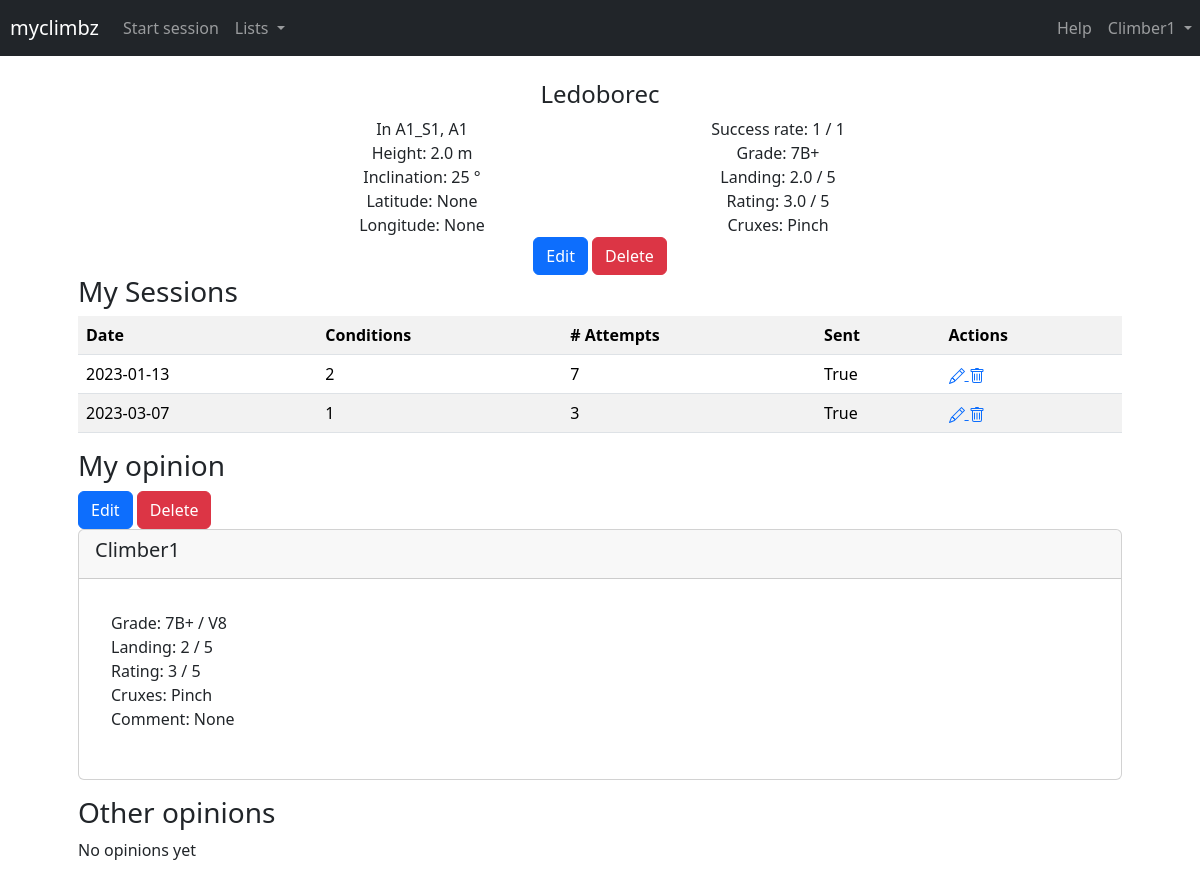
Before: /route/2 (signed in) with the older database file.
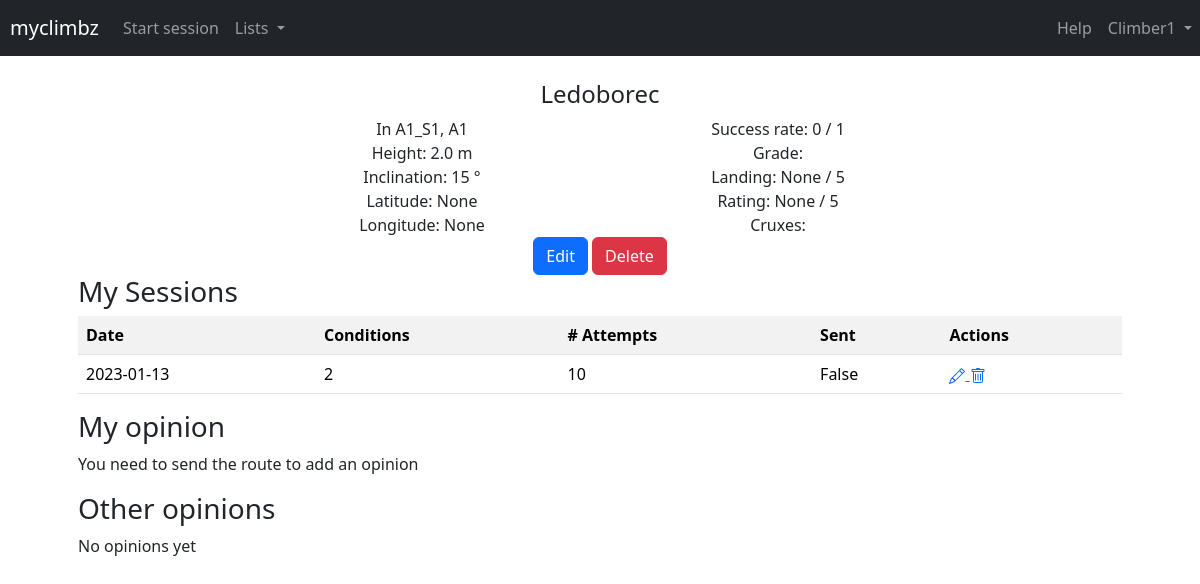
After: the same page with the newer database file.
### climbz/models/climber.py (models this page shows, shortened)
class Climber(db.Model, UserMixin):
    id = db.Column(db.Integer, primary_key=True)
    role = db.Column(db.Integer, nullable=False, default=0)
    email = db.Column(db.String(200), nullable=False, unique=True)
    password = db.Column(db.String(200), nullable=False)
    name = db.Column(db.String(200), nullable=False)
    birthdate = db.Column(db.Date, nullable=True)
    year_started_climbing = db.Column(db.Integer, nullable=True)
    weight = db.Column(db.Float, nullable=True)
    height = db.Column(db.Float, nullable=True)
    ape_index = db.Column(db.Float, nullable=True)
    grade_scale = db.Column(db.String(10), nullable=False, default="font")
    climbs = db.relationship("Climb", backref="climber", cascade="all, delete")
    sessions = db.relationship("Session", backref="climber", cascade="all, delete")
    opinions = db.relationship("Opinion", backref="climber", cascade="all, delete")
    routes = db.relationship("Route", backref="creator")
    sectors = db.relationship("Sector", backref="creator")
    areas = db.relationship("Area", backref="creator")
    projects = db.relationship(
        "Route",
        secondary=climber_projects,
        backref=db.backref("climbers", lazy="dynamic"),
    )

### climbz/models/route.py (models this page shows, shortened)
class Route(db.Model):
    id = db.Column(db.Integer, primary_key=True)
    name = db.Column(db.String(200), nullable=False)
    created_by = db.Column(db.Integer, db.ForeignKey("climber.id"), nullable=False)
    latitude = db.Column(db.Float)
    longitude = db.Column(db.Float)
    comment = db.Column(db.Text)
    link = db.Column(db.String(300))
    sit_start = db.Column(db.Boolean, nullable=False, default=False)
    height = db.Column(db.Float, db.CheckConstraint("height >= 0"))
    inclination = ConstrainedInteger("inclination", -50, 90)
    sector_id = db.Column(db.Integer, db.ForeignKey("sector.id"))
    climbs = db.relationship("Climb", backref="route", cascade="all, delete")
    opinions = db.relationship("Opinion", backref="route", cascade="all, delete")
    UniqueConstraint("name", "sector_id", name="unique_route_name_in_sector")
    @property
    def sent(self) -> bool:
        return any(
            climb.sent
            for climb in self.climbs
            if climb.session.climber_id == current_user.id
        )
    @property
    def n_sends(self) -> int:
        climbers = list()
        for climb in self.climbs:
            if climb.sent and climb.session.climber_id not in climbers:
                climbers.append(climb.session.climber_id)
        return len(climbers)
    @property
    def n_climbers(self) -> int:
        climbers = list()
        for climb in self.climbs:
            if climb.session.climber_id not in climbers:
                climbers.append(climb.session.climber_id)
        return len(climbers)
    @property
    def consensus_level(self) -> int:
        level_counts = Counter(op.grade.level for op in self.opinions)
        return level_counts.most_common(1)[0][0] if level_counts else None
    @property
    def consensus_grade(self) -> Grade:
        return Grade.query.filter_by(level=self.consensus_level).first()
    @property
    def consensus_grade_str(self) -> str:
        grade_scale = current_user.grade_scale
        return getattr(self.consensus_grade, grade_scale)
    @property
    def rating(self) -> float:
        ratings = [op.rating for op in self.opinions if op.rating is not None]
        return sum(ratings) / len(ratings) if ratings else None
    @property
    def landing(self) -> float:
        landings = [op.landing for op in self.opinions if op.landing is not None]
        return sum(landings) / len(landings) if landings else None
    @property
    def cruxes(self) -> list:
        crux_counts = Counter(crux.name for op in self.opinions for crux in op.cruxes)
        return [crux[0] for crux in crux_counts.most_common(3)]

### climbz/models/sector.py (models this page shows, shortened)
class Sector(db.Model):
    id = db.Column(db.Integer, primary_key=True)
    name = db.Column(db.String(200), nullable=False)
    created_by = db.Column(db.Integer, db.ForeignKey("climber.id"), nullable=False)
    area_id = db.Column(db.Integer, db.ForeignKey("area.id"))
    routes = db.relationship("Route", backref="sector", cascade="all, delete")
    comment = db.Column(db.Text)
    UniqueConstraint("name", "area_id", name="unique_sector_name_in_area")

### climbz/models/area.py (models this page shows, shortened)
class Area(db.Model):
    id = db.Column(db.Integer, primary_key=True)
    name = db.Column(db.String(100), nullable=False, unique=True)
    comment = db.Column(db.Text)
    link = db.Column(db.String(300))
    created_by = db.Column(db.Integer, db.ForeignKey("climber.id"), nullable=False)
    rock_type_id = db.Column(db.Integer, db.ForeignKey("rock_type.id"))
    rock_type = db.relationship("RockType", backref="climbing_areas")
    sessions = db.relationship("Session", backref="area", cascade="all, delete")
    sectors = db.relationship("Sector", backref="area", cascade="all, delete")

### climbz/models/climb.py (models this page shows)
class Climb(db.Model):
    id = db.Column(db.Integer, primary_key=True)
    n_attempts = db.Column(db.Integer, default=0)
    sent = db.Column(db.Boolean, nullable=False)
    flashed = db.Column(db.Boolean, nullable=False)
    comment = db.Column(db.Text)
    link = db.Column(db.String(300))
    climber_id = db.Column(db.Integer, db.ForeignKey("climber.id"))
    route_id = db.Column(db.Integer, db.ForeignKey("route.id"))
    session_id = db.Column(db.Integer, db.ForeignKey("session.id"))

### climbz/models/session.py (models this page shows)
class Session(db.Model):
    id = db.Column(db.Integer, primary_key=True)
    date = db.Column(db.Date, nullable=False, default=datetime.now().date())
    conditions = Rating("conditions")
    is_project_search = db.Column(db.Boolean, nullable=False, default=False)
    comment = db.Column(db.Text)
    climbs = db.relationship("Climb", backref="session", cascade="all, delete")
    area_id = db.Column(db.Integer, db.ForeignKey("area.id"))
    climber_id = db.Column(db.Integer, db.ForeignKey("climber.id"))
    UniqueConstraint("date", "area_id", "climber_id", name="unique_session")

### climbz/models/grade.py (models this page shows, shortened)
class Grade(db.Model):
    id = db.Column(db.Integer, primary_key=True)
    level = db.Column(db.Integer, nullable=False)
    font = db.Column(db.String(10), nullable=False)
    hueco = db.Column(db.String(10), nullable=False)

### climbz/models/opinion.py (models this page shows)
class Opinion(db.Model):
    id = db.Column(db.Integer, primary_key=True)
    route_id = db.Column(db.Integer, db.ForeignKey("route.id"))
    climber_id = db.Column(db.Integer, db.ForeignKey("climber.id"))
    grade_id = db.Column(db.Integer, db.ForeignKey("grade.id"))
    grade = db.relationship("Grade", backref="opinions")
    landing = Rating("landing")
    rating = Rating("rating")
    comment = db.Column(db.Text)
    cruxes = db.relationship(
        "Crux",
        secondary=crux_opinions,
        backref=db.backref("routes", lazy="dynamic"),
    )
    UniqueConstraint("route_id", "climber_id", name="unique_opinion")

### climbz/models/crux.py (models this page shows)
class Crux(db.Model):
    id = db.Column(db.Integer, primary_key=True)
    name = db.Column(db.String(100), nullable=False)

### climbz/blueprints/routes/routes.py (the view)
@routes.route("/route/<int:route_id>")
def page_route(route_id: int) -> str:
    route = Route.query.get(route_id)
    return render("route.html", route=route)

### climbz/templates/route.html (shortened to what this page needs)
{% extends "main.html" %}
{% block content %}
<div class="container">
    <div class="col-xs-12 center-block text-center">
        <h4>{{ route.name }}</h4>
    </div>
    <div class="container">
        <div class="row">
            <div class="col-4 offset-md-2">
                <div class="row">
                    <div class="col-xs-12 center-block text-center">In {{ route.sector.name }}, {{
                        route.sector.area.name }}
                    </div>
                </div>
                <div class="row">
                    <div class="col-xs-12 center-block text-center">Height: {{ route.height }} m</div>
                </div>
                <div class="row">
                    <div class="col-xs-12 center-block text-center">Inclination: {{ route.inclination }} °</div>
                </div>
                <div class="row">
                    <div class="col-xs-12 center-block text-center">Latitude: {{ route.latitude }}</div>
                </div>
                <div class="row">
                    <div class="col-xs-12 center-block text-center">Longitude: {{ route.longitude }}</div>
                </div>
            </div>
            <div class="col-4">
                <div class="row">
                    <div class="col-xs-12 center-block text-center">
                        Success rate: {{ route.n_sends }} / {{ route.n_climbers }}
                    </div>
                </div>
                <div class="row">
                    <div class="col-xs-12 center-block text-center">Grade: {{ route.consensus_grade_str }}</div>
                </div>
                <div class="row">
                    <div class="col-xs-12 center-block text-center">Landing: {{ route.landing }} / 5</div>
                </div>
                <div class="row">
                    <div class="col-xs-12 center-block text-center">Rating: {{ route.rating }} / 5</div>
                </div>
                <div class="row">
                    <div class="col-xs-12 center-block text-center">Cruxes: {{ route.cruxes|join(", ") }}</div>
                </div>
            </div>
        </div>
    </div>
    {% if route.created_by == user_id or user_role == 1 %}
    <div class="container">
        <div class="col-xs-12 center-block text-center">
            <a href="{{ url_for('routes.edit_route', route_id=route.id) }}" class="btn btn-primary">Edit</a>
            <a href="{{ url_for('routes.delete_route', route_id=route.id) }}" class="btn btn-danger">Delete</a>
        </div>
    </div>
    {% endif %}
    <div class="container">
        <h3>My Sessions</h3>
        {% if route.climbs|selectattr("session.climber_id", "equalto", user_id)|list|length > 0 %}
        <table class="table table-striped">
            <tr>
                <th>Date</th>
                <th>Conditions</th>
                <th># Attempts</th>
                <th>Sent</th>
                <th>Actions</th>
            </tr>
            {% for climb in route.climbs if climb.session.climber_id == user_id %}
            {% set onclick = "window.location=\"" + url_for('sessions.page_session', session_id=climb.session.id) + "\""
            %}
            <tr>
                <td onclick={{ onclick }}>{{ climb.session.date }}</td>
                <td onclick={{ onclick }}>{{ climb.session.conditions }}</td>
                <td onclick={{ onclick }}>{{ climb.n_attempts }}</td>
                <td onclick={{ onclick }}>{{ climb.sent }}</td>
                <td>
                    <a href="{{ url_for('climbs.edit_climb', climb_id=climb.id) }}">
                    </a>
                    <a href="{{ url_for('climbs.delete_climb', climb_id=climb.id) }}">
                    </a>
                </td>
            </tr>
            {% endfor %}
        </table>
        {% endif %}
    </div>
    <div class="container">
        <h3>My opinion</h3>
        {% if route.opinions|selectattr("climber_id", "equalto", user_id)|list|length > 0 %}
        {% for opinion in route.opinions if opinion.climber_id == user_id %}
        <a href="{{ url_for('opinions.edit_opinion', opinion_id=opinion.id) }}" class="btn btn-primary">Edit</a>
        <a href="{{ url_for('opinions.delete_opinion', opinion_id=opinion.id) }}" class="btn btn-danger">Delete</a>
        <div class="card mb-3">
            <div class="card-header">
                <h5 class="card-title">{{ opinion.climber.name }}</h5>
            </div>
            <div class="card-body">
                <p class="card-body">
                    Grade: {{ opinion.grade.font }} / {{ opinion.grade.hueco }} <br>
                    Landing: {{ opinion.landing }} / 5 <br>
                    Rating: {{ opinion.rating }} / 5 <br>
                    Cruxes: {{ opinion.cruxes|map(attribute="name")|join(", ") }} <br>
                    Comment: {{ opinion.comment }}
                </p>
            </div>
        </div>
        {% endfor %}
        {% else %}
        <div class="col-xs-12">
            {% if route.sent %}
            <p>No opinion yet</p>
            <a href="{{ url_for('opinions.add_opinion', climber_id=user_id, route_id=route.id) }}"
                class="btn btn-success">Add</a>
            {% else %}
            <p>You need to send the route to add an opinion</p>
            {% endif %}
        </div>
        {% endif %}
    </div>
    <div class="container">
        <h3>Other opinions</h3>
        {% if route.opinions|rejectattr("climber_id", "equalto", user_id)|list|length > 0 %}
        {% for opinion in route.opinions if opinion.climber_id != user_id %}
        <div class="card mb-3">
            <div class="card-header">
                <a href="{{ url_for('climbers.view_climber', climber_id=opinion.climber.id) }}">
                    <h5 class="card-title">{{ opinion.climber.name }}</h5>
                </a>
            </div>
            <div class="card-body">
                <p class="card-body">
                    Grade: {{ opinion.grade.font }} / {{ opinion.grade.hueco }} <br>
                    Landing: {{ opinion.landing }} / 5 <br>
                    Rating: {{ opinion.rating }} / 5 <br>
                    Cruxes: {{ opinion.cruxes|map(attribute="name")|join(", ") }} <br>
                    Comment: {{ opinion.comment }}
                </p>
            </div>
        </div>
        {% endfor %}
        {% else %}
        <div class="col-xs-12">
            <p>No opinions yet</p>
        </div>
        {% endif %}
    </div>
    {% endblock content %}

### climbz/templates/main.html (shortened to what this page needs)
<html>
<head>
    <link href="https://cdn.jsdelivr.net/npm/bootstrap@5.3.2/dist/css/bootstrap.min.css" rel="stylesheet"
>
    <link href="{{ url_for('static', filename='css/vanilla-dataTables.css') }}" rel="stylesheet" type="text/css">
</head>
<body>
    <nav class="navbar navbar-expand-lg navbar-dark bg-dark">
        <a class="navbar-brand" href="{{ url_for('home.page_home') }}" style="padding-left: 10px;">myclimbz</a>
        {% if not "Add" in title and not "Edit" in title %}
        <div class="collapse navbar-collapse" id="navbarSupportedContent">
            <ul class="navbar-nav flex-row">
                {% if open_session %}
                <li><a class="nav-link" href="{{ url_for('climbs.add_climb') }}">Add climb</a></li>
                <li>
                    <a class="nav-link" href="{{ url_for('sessions.stop_session') }}">
                        Stop
                        {% if open_session.is_project_search %}
                        project search
                        {% else %}
                        session
                        {% endif %}
                    </a>
                </li>
                {% else %}
                <li class="nav-item">
                    <a class="nav-link" href="{{ url_for('sessions.add_session') }}">Start session</a>
                </li>
                {% endif %}
                <li class="nav-item dropdown">
                    <a class="nav-link dropdown-toggle" href="#" role="button" data-bs-toggle="dropdown"
                        aria-expanded="false">
                        Lists
                    </a>
                </li>
            </ul>
            <ul class="navbar-nav flex-row ms-md-auto">
                <li class="nav-item">
                    <a class="nav-link" href="{{ url_for('home.guide') }}">Help</a>
                </li>
                <li class="nav-item dropdown mr-auto">
                    <a class="nav-link dropdown-toggle" href="#" role="button" data-bs-toggle="dropdown"
                        aria-expanded="false">
                        {{ username }}
                    </a>
                </li>
            </ul>
        </div>
        {% endif %}
    </nav>
    <div class="container p-4">
        {%block content %}
        {% endblock %}
    </div>
</body>
</html>

Changed rows visible on the page:
no longer on this page (row edited): Opinion: landing "2.0", rating "3.0", climber.name "Climber1", grade.font "7B+", grade.hueco "V8", landing "2", rating "3", cruxes|map "Pinch", comment "None"
no longer on this page (row unchanged): Crux: cruxes "Pinch"
no longer on this page (row edited): Climb: session "2023-03-07", session.conditions "1", n_attempts "3", sent "True"
changed Climber "Climber1": consensus_grade_str "7B+" → (not shown)
changed Route "Ledoborec": inclination "25" → "15"
changed Climb: n_sends "1" → "0"; n_attempts "7" → "10"; sent "True" → "False"
Other visible differences:
{{ route.landing }}: (not shown) → "None"
{{ route.rating }}: (not shown) → "None"
text now shown: "You need to send the route to add an opinion"
